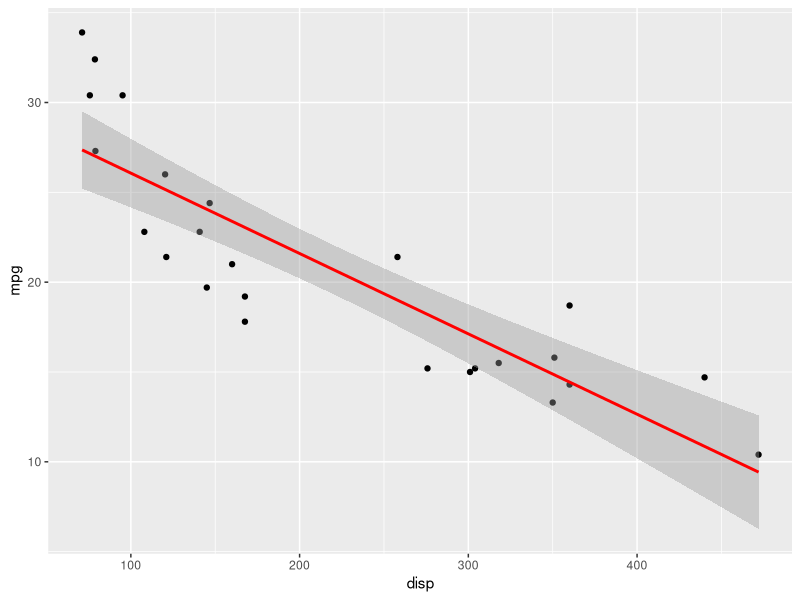
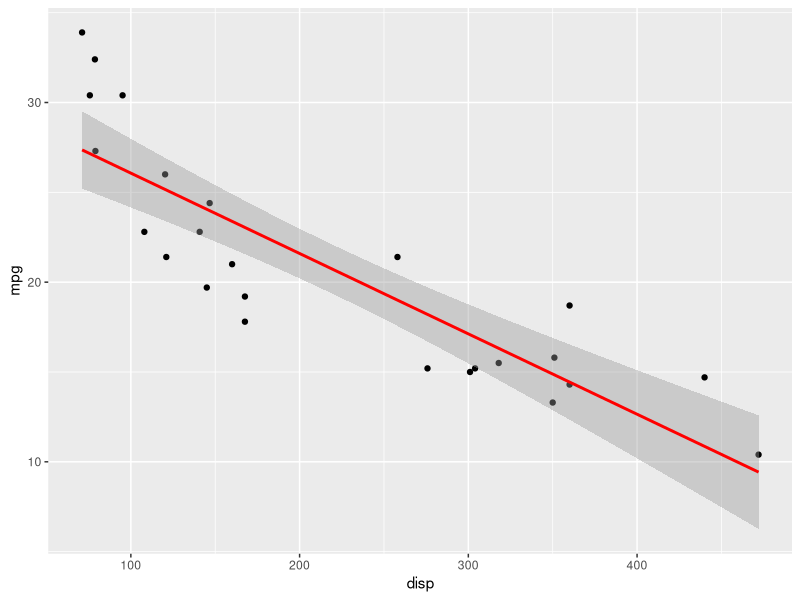

Generate these figures, in order, with R:
library(datasets)
library(caret)
library(ggplot2)

# Load the mtcars dataset
data <- mtcars

# Split the data into training and testing sets
set.seed(123)
train_index <- sample(seq_len(nrow(data)), nrow(data) * 0.8)
train_data <- data[train_index, ]
test_data <- data[-train_index, ]

# Choose a predictive analytics technique
# Linear regression
model <- lm(mpg ~ disp + hp, data = train_data)

# Evaluate the predictive model on the testing set
predictions <- predict(model, test_data)
rmse <- sqrt(mean((predictions - test_data$mpg)^2))
print(rmse)

# Add a plot of the training data with the regression line
ggplot(train_data, aes(x = disp, y = mpg)) +
  geom_point() +
  stat_smooth(method = "lm", col = "red")

# Save the plot to a file
ggsave("plot.png")

# Deploy the predictive model
save(model, file = "model.rds")
